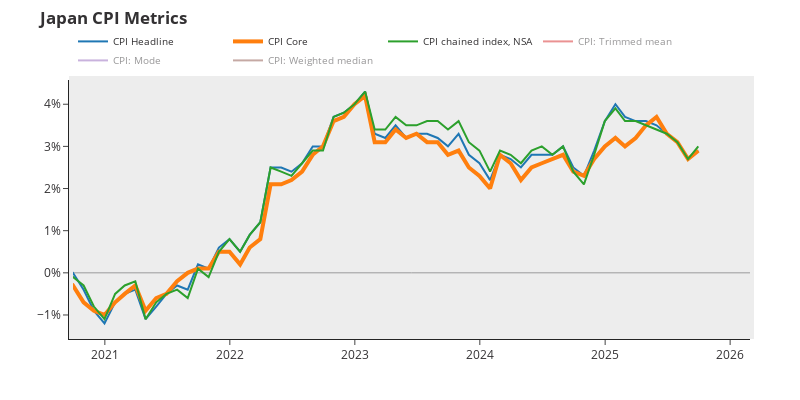

The code cell stored with this chart in its notebook:
### Code cell
fig = plot_lines(
    cpi_metrics_df,
    years_limit=5,
    show_0=True,
    tick_suffix="%",
    logo=False,
    title="<b>Japan CPI Metrics</b>",
)

fig.update_layout(
    title_y=0.97,
)

fig.update_traces(selector={"name": "CPI Core"}, line=dict(width=4))
fig.update_traces(selector={"name": "CPI: Mode"}, visible="legendonly")
fig.update_traces(selector={"name": "CPI: Trimmed mean"}, visible="legendonly")
fig.update_traces(selector={"name": "CPI: Weighted median"}, visible="legendonly")

### Figure 1 — Plotly figure (JSON) as saved in the notebook; plotly's stock layout.template omitted (floating-point values rounded to 4 significant figures; data arrays with more than 128 entries replaced by an {"elided": "..."} marker saying what was removed)
{"data": [{"name": "CPI Headline", "type": "scatter", "x": {"elided": "657 str values"}, "y": {"elided": "657 float values"}}, {"line": {"width": 4}, "name": "CPI Core", "type": "scatter", "x": {"elided": "657 str values"}, "y": {"elided": "657 float values"}}, {"name": "CPI chained index, NSA", "type": "scatter", "x": {"elided": "657 str values"}, "y": {"elided": "657 float values"}}, {"name": "CPI: Trimmed mean", "type": "scatter", "visible": "legendonly", "x": {"elided": "657 str values"}, "y": {"elided": "657 float values"}}, {"name": "CPI: Mode", "type": "scatter", "visible": "legendonly", "x": {"elided": "657 str values"}, "y": {"elided": "657 float values"}}, {"name": "CPI: Weighted median", "type": "scatter", "visible": "legendonly", "x": {"elided": "657 str values"}, "y": {"elided": "657 float values"}}], "layout": {"font": {"color": "#333133", "family": "\"Avenir Next LT Pro\", \"Open Sans\", verdana, arial, sans-serif"}, "height": 400, "legend": {"font": {"family": "\"Avenir Next LT Pro\", \"Open Sans\", verdana, arial, sans-serif", "size": 10}, "orientation": "h", "x": 0, "xanchor": "left", "y": 1.02, "yanchor": "bottom"}, "margin": {"b": 50, "l": 50, "pad": 4, "r": 50, "t": 80}, "paper_bgcolor": "#FFFFFF", "plot_bgcolor": "#ededed", "showlegend": true, "title": {"text": "<b>Japan CPI Metrics</b>", "y": 0.97}, "width": 800, "xaxis": {"range": ["2020-09-30T00:00:00", "2026-02-28T00:00:00"], "title": {"text": ""}}, "yaxis": {"range": [-1.475, 4.575], "ticksuffix": "%", "title": {"text": ""}, "zeroline": true, "zerolinecolor": "#9b9b9c", "zerolinewidth": 1}}}
